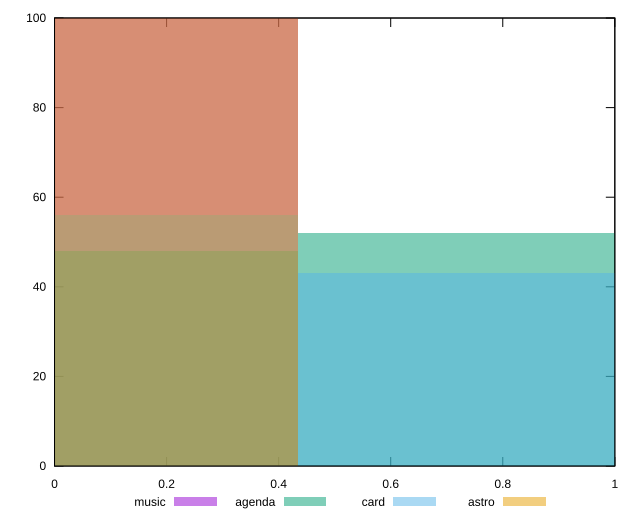

The script that saved this image:
reset

$music <<EOF
0 100
EOF

$agenda <<EOF
0 48
0.8701412460886858 52
EOF

$card <<EOF
0 56
0.8701412460886858 43
EOF

$astro <<EOF
0 100
EOF

set key outside below
set boxwidth 0.8701412460886858
set xrange [0:1]
set yrange [0:100]
set trange [0:100]
set style fill transparent solid 0.5 noborder
set terminal svg size 640, 520 enhanced background rgb 'white'
set output "reports/report_00027_2021-02-24T12-40-31.850Z/max-potential-fid/comparison/histogram/all_score.svg"

plot $music title "music" with boxes, \
     $agenda title "agenda" with boxes, \
     $card title "card" with boxes, \
     $astro title "astro" with boxes

reset
